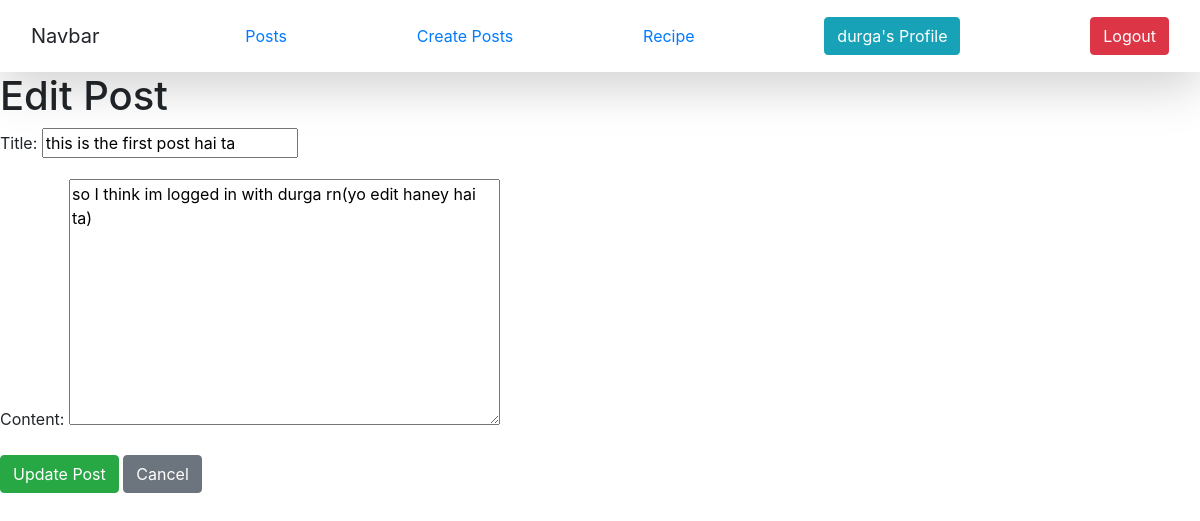
/postlist/edit/1/ (signed in), run on the app's committed database.
### vege/models.py (models this page shows, shortened)
class Post(models.Model):
    title = models.CharField(max_length=200)
    content = models.TextField()
    created_at = models.DateTimeField(auto_now_add=True)
    author = models.ForeignKey(User, on_delete=models.CASCADE)  # Link the post to the user

### vege/views.py (the view)
# urls.py: path('postlist/edit/<int:post_id>/', edit_post, name='edit_post'),
def edit_post(request, post_id):
    post = get_object_or_404(Post, id=post_id)
    if post.author != request.user:
        return HttpResponseForbidden("You are not allowed to edit this post.")
    if request.method == 'POST':
        form = PostForm(request.POST, instance=post)
        if form.is_valid():
            form.save()
            return redirect('post_list')  # Redirect to the list of posts after saving
    else:
        form = PostForm(instance=post)  # Prepopulate the form with the post data
    return render(request, 'edit_post.html', {'form': form, 'post': post})

### vege/forms.py
class PostForm(forms.ModelForm):
    class Meta:
        model = Post
        fields = ['title', 'content']

### vege/templates/edit_post.html (shortened to what this page needs)
{% extends "base.html" %}
{% block start %}
<h1>Edit Post</h1>
<form method="POST">
    {{ form.as_p }}
    <button type="submit" class="btn btn-success">Update Post</button>
    <a href="{% url 'post_list' %}" class="btn btn-secondary">Cancel</a>
</form>
{% endblock %}

### home/templates/base.html (shortened to what this page needs)
<!DOCTYPE html>
<html lang="en">
  <head>
    <link
      rel="stylesheet"
      href="https://cdn.jsdelivr.net/npm/bootstrap@4.3.1/dist/css/bootstrap.min.css"
    />
    <link
      href="https://maxcdn.bootstrapcdn.com/bootstrap/4.5.2/css/bootstrap.min.css"
      rel="stylesheet"
    />
  </head>
  <body>
    <nav class="navbar p-3 shadow-lg">
      <div class="container-fluid">
        <a class="navbar-brand">Navbar</a>
        <a href="/postlist/">Posts</a>
        <a href="/create/">Create Posts</a>
        <a href="/recipes/">Recipe</a>
        {% if request.user.is_authenticated %}
        <a
          href="{% url 'user_profile' request.user.username %}"
          class="btn btn-info"
          >{{ request.user.username }}'s Profile</a
        >
        <a href="/logout/" class="btn btn-danger">Logout</a>
        {% else %}
        <a href="/login/" class="btn btn-success">Login</a>
        {% endif %}
      </div>
    </nav>
    {%block start%} {%endblock%}
  </body>
</html>

### data on the page
Post: title "this is the first post hai ta", content "so I think im logged in with durga rn(yo edit haney hai ta)"

### other printed values
{{ request.user.username }} "durga"
